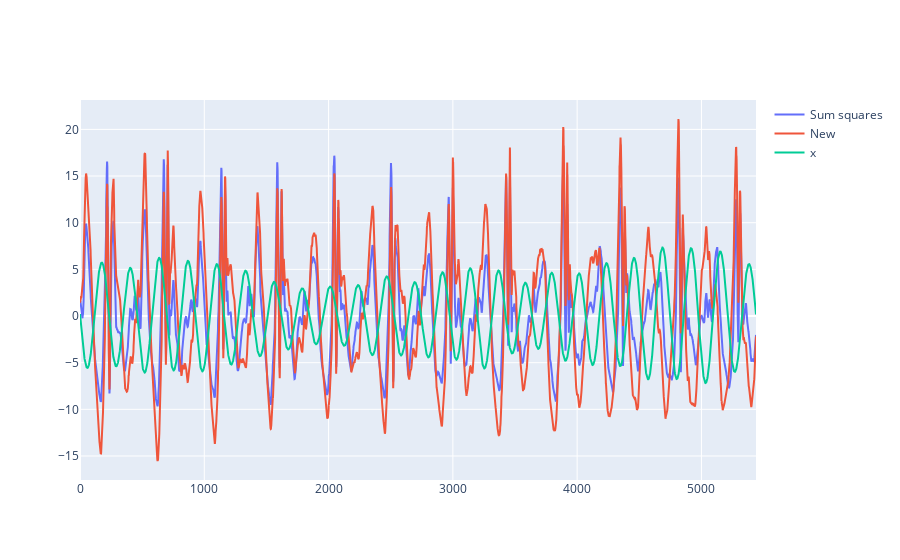

Here is the notebook cell this chart was saved with:
### Code cell
fig = go.Figure()
fig.add_scatter(y = x_acc, mode='lines', name='Sum squares')
fig.add_scatter(y = x_acc - x, mode='lines', name='New')
fig.add_scatter(y = x, mode='lines', name='x')
fig.show()

### Figure 1 — Plotly figure (JSON) as saved in the notebook; plotly's stock layout.template omitted (floating-point values rounded to 4 significant figures; data arrays with more than 128 entries replaced by an {"elided": "..."} marker saying what was removed)
{"data": [{"mode": "lines", "name": "Sum squares", "type": "scatter", "y": {"elided": "5440 float values"}}, {"mode": "lines", "name": "New", "type": "scatter", "y": {"elided": "5440 float values"}}, {"mode": "lines", "name": "x", "type": "scatter", "y": {"elided": "5440 float values"}}], "layout": {}}
